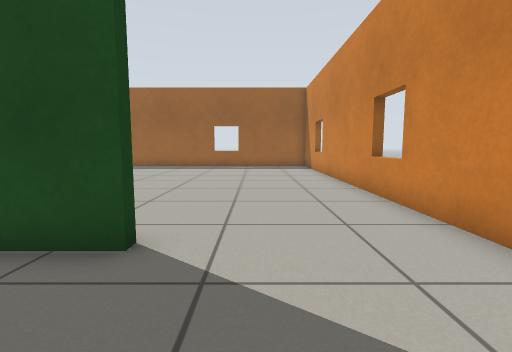
View 1 (above)

12 first-person views from a walk through a Gazebo world. The camera is 0.64 m above the floor, tilts 6° down and sees 85° across. The floor is counted in squares, 0.5 m on a side. Each view is taken from the middle of a square. On the plan, view 1 faces up. The plan holds only what a view shows up to about 13 squares ahead; the rest is blank.

View 2
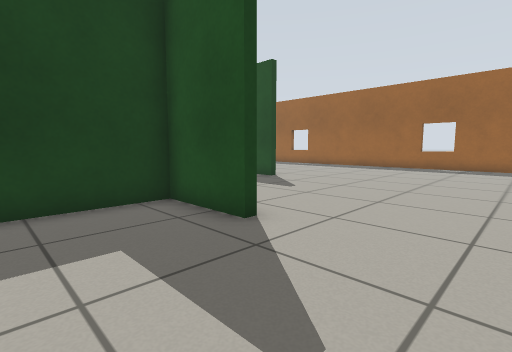

View 3
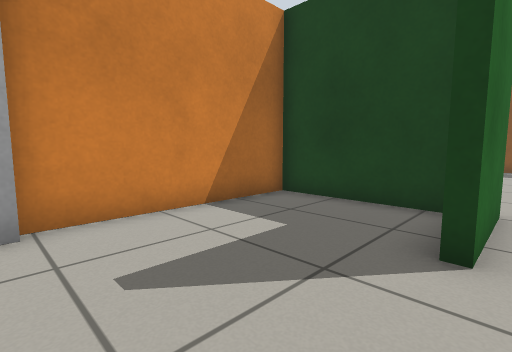

View 4
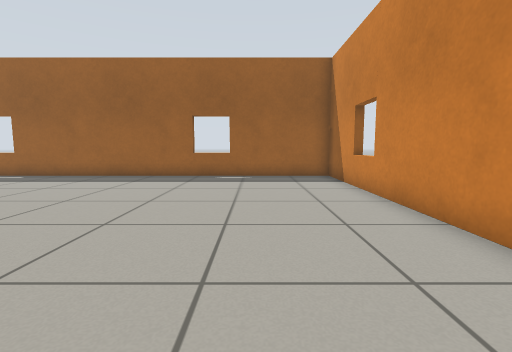

View 5
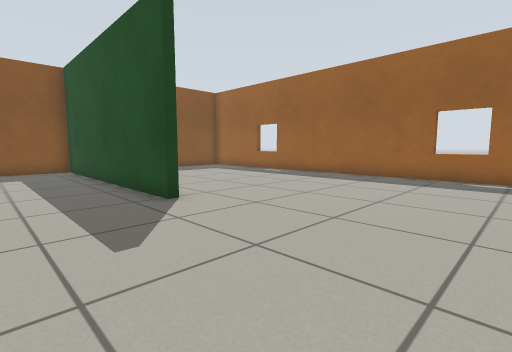

View 6
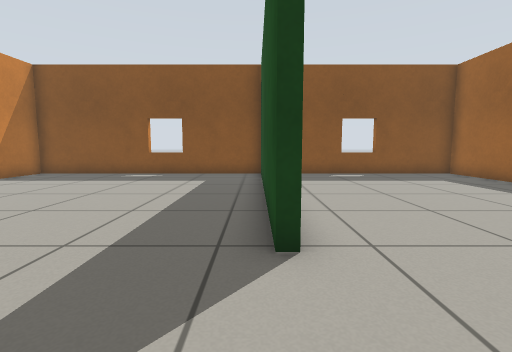

View 7
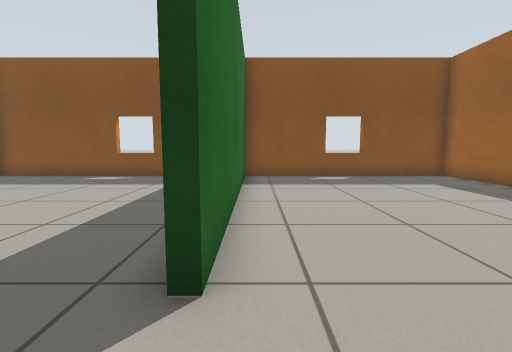

View 8
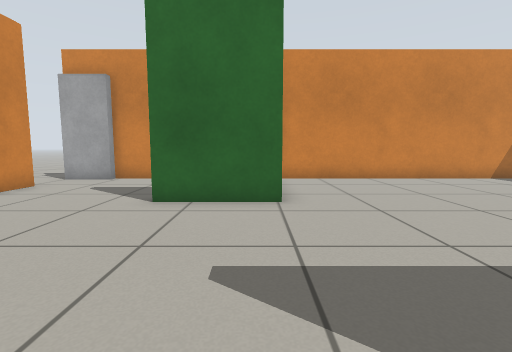

View 9
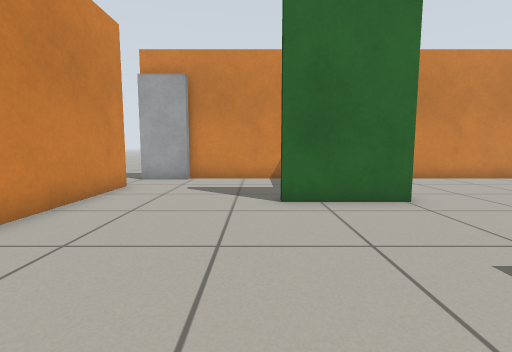

View 10
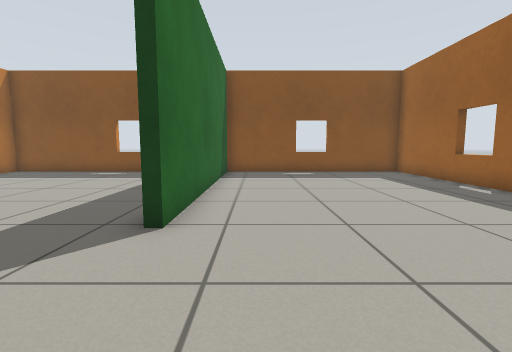

View 11
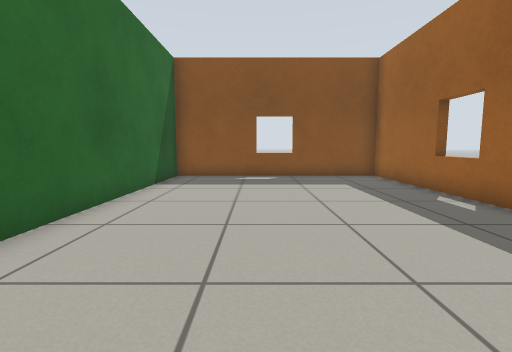

View 12
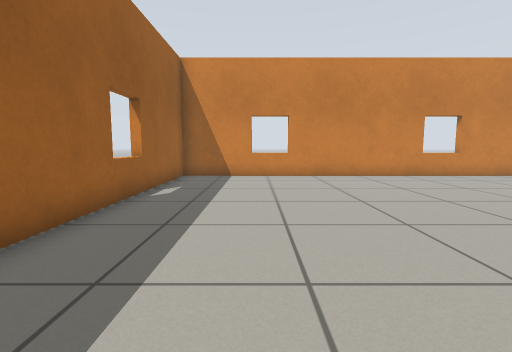

### Floor plan
Ten units are one square. View 1 is at (0, 0); x grows to the right and y downward. Boxes are objects, and circles mark ways between rooms. Rooms are numbered by the first view taken in them; rooms with no view inside come last. Other rooms are left out.
<svg viewBox="-167 -187 210 207">
<path fill="none" stroke="#000" d="M-15 -33 -43 -33 -43 12 18 12M32 -10 32 -35M-46 -36 -15 -36M32 -35 32 -182 -162 -182 -162 -95 -63 -95 -63 -92 -162 -92 -162 12 -50 12"/>
<rect x="25" y="5" width="10" height="10" fill="#bbb"><title>door leaf</title></rect>
<circle cx="5" cy="-30" r="3" fill="#2a7"/>
<text x="0" y="-10">1</text>
<text x="-70" y="-100">2</text>
</svg>
Room 1 opens to room 2.

Where each view was taken, in squares from view 1:
view 1: 0 up, 0 right, facing up
view 2: 0 up, 2 right, facing up-left
view 3: 4 up, 2 right, facing down-left
view 4: 6 up, 0 right, facing up
view 5: 6 up, 0 right, facing up-left
view 6: 9 up, 3 left, facing left
view 7: 10 up, 4 left, facing left
view 8: 10 up, 4 left, facing down
view 9: 10 up, 1 left, facing down
view 10: 11 up, 2 left, facing left
view 11: 13 up, 4 left, facing left
view 12: 15 up, 9 left, facing right
